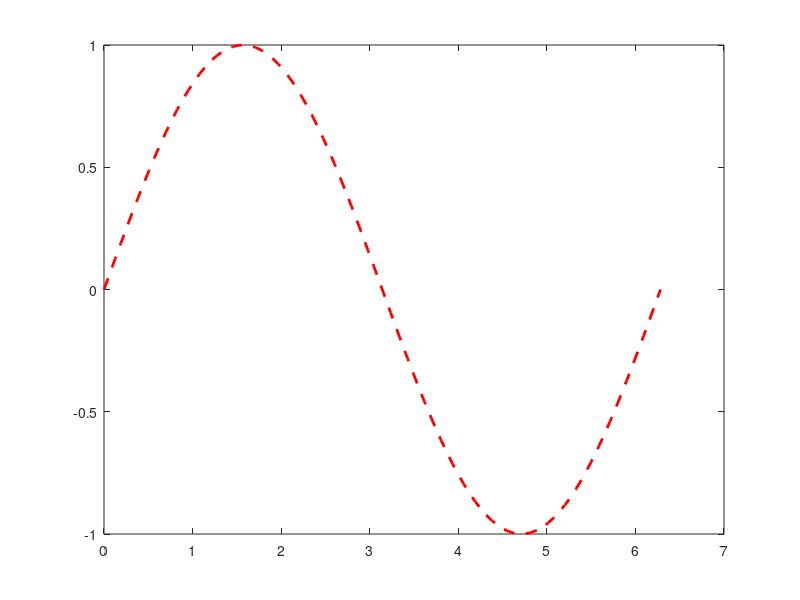

Write the MATLAB code that produced this figure. (Note: this script raises an error after producing the figure.)
clear all;close all;
clc;
x=linspace(0,2*pi,100);
x_exp=exp(x);
y_sin=sin(x);
y_cos=cos(x);
%ploting 
figure;
plot(x,y_sin,"r--",'DisplayName','sin(x)', 'linewidth',2);
hold on
plot(x,y_cos,"B--o",'DisplayName','cos(x)', 'linewidth',1); 
legend show;
xlabel('x');
ylabel('Function value');
title('Plot of sin(x) and cos(x)');
grid on;
hold off;
%use mesh grid
x=linspace(-2*pi,2*pi,100);
y=linspace(-2*pi, 2*pi,100);
[X,Y]=meshgrid(x,y);
Z=meshgrid(sin(x+y));
% Visualizing Multivariable Functions
% Surface plot
figure;
surf(X,Y,Z);
colorbar;
colormap("hot");
title('3D surface plot of sin(x+y');
 % contour plot
 figure;
 contour(X,Y,Z,10);
 colorbar;
 title('Contour Plot of sin(x + y)');


